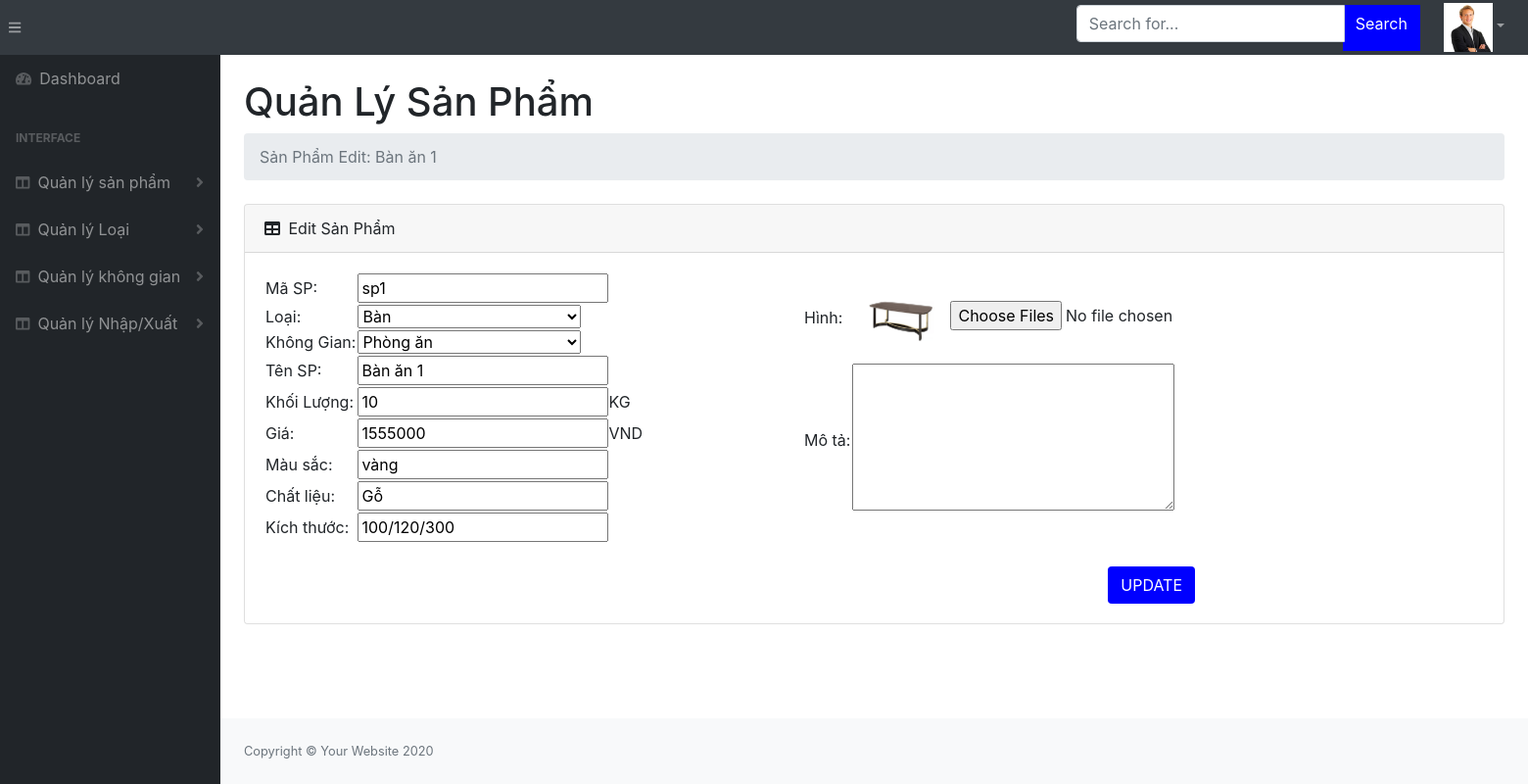
Page /admin/dist/quanlykinhdoanh/quanlykho/edit.php?masanpham=sp1 (signed in) on the committed database.
### tables this page shows
CREATE TABLE `sanpham` (
  `masanpham` varchar(10) NOT NULL,
  `maloai` varchar(10) NOT NULL,
  `tensanpham` varchar(50) NOT NULL,
  `khoiluong` int(11) NOT NULL COMMENT 'kg',
  `hinh` varchar(50) NOT NULL,
  `gia` int(11) NOT NULL COMMENT 'VND',
  `trangthai` varchar(10) NOT NULL COMMENT '1 là hoạt động. \r\n0 là đã bị xóa',
  `mausac` varchar(50) NOT NULL,
  `chatlieu` varchar(50) DEFAULT NULL,
  `kichthuoc` varchar(30) DEFAULT NULL COMMENT 'cao|dai|rong',
  `mota` text DEFAULT NULL,
  `makhonggian` varchar(10) NOT NULL
);

### admin/dist/quanlykinhdoanh/quanlykho/edit.php (the view, shortened to what this page needs)
<!DOCTYPE html>
<html lang="en">
    <head>
        <link href="../../css/styles.css" rel="stylesheet" />
        <link href="https://cdn.datatables.net/1.10.20/css/dataTables.bootstrap4.min.css" rel="stylesheet" />
    </head>
    <?php
        include '../../../../config/config.php';
        $masp=isset($_GET['masanpham'])?$_GET['masanpham']:'';
        $sql="SELECT * From sanpham  where masanpham='{$masp}'";
        $stm=$obj->query($sql);
        $data=$stm->fetchALL();
    ?>
    <body class="sb-nav-fixed">
        <nav class="sb-topnav navbar navbar-expand navbar-dark bg-dark">
            <button class="btn btn-link btn-sm order-1 order-lg-0" id="sidebarToggle" href="#"><i class="fas fa-bars"></i></button>
            <form action="quanlysanpham.php" method="post" class="d-none d-md-inline-block form-inline ml-auto mr-0 mr-md-3 my-2 my-md-0">
                <div class="input-group">
                    <input class="form-control" type="text" name="noidung" placeholder="Search for..." aria-label="Search" aria-describedby="basic-addon2" />
                    <div style="height:47px; margin-left:-2px; background-color: blue ; color:white; ">
                        <input type="submit" style="color:white;"  class="btn btn-mini" value="Search" >
                    </div>
                </div>
            </form>
            <ul class="navbar-nav ml-auto ml-md-0">
                <li class="nav-item dropdown">
                    <a class="nav-link dropdown-toggle" id="userDropdown" href="#" role="button" data-toggle="dropdown" aria-haspopup="true" aria-expanded="false">
                        <img style="width:50px; height:50px;" src="../../assets/images/<?php echo $_SESSION['quanlykinhdoanh']['hinh']; ?>" alt=""></i></a>
                </li>
            </ul>
        </nav>
        <div id="layoutSidenav">
            <div id="layoutSidenav_nav">
                <nav class="sb-sidenav accordion sb-sidenav-dark" id="sidenavAccordion">
                    <div class="sb-sidenav-menu">
                        <div class="nav">
                            <a class="nav-link" href="quanlykho.php">
                                <div class="sb-nav-link-icon"><i class="fas fa-tachometer-alt"></i></div>
                                Dashboard
                            </a>
                            <div class="sb-sidenav-menu-heading">Interface</div>
                            <a class="nav-link collapsed" href="quanlysanpham.php" >
                                <div class="sb-nav-link-icon"><i class="fas fa-columns"></i></div>
                                Quản lý sản phẩm
                                <div class="sb-sidenav-collapse-arrow"><i class="fas fa-angle-down"></i></div>
                            </a>
                            <a class="nav-link collapsed" href="quanlyloai.php" >
                                <div class="sb-nav-link-icon"><i class="fas fa-columns"></i></div>
                                Quản lý Loại
                                <div class="sb-sidenav-collapse-arrow"><i class="fas fa-angle-down"></i></div>
                            </a>
                            <a class="nav-link collapsed" href="quanlykhonggian.php"  >
                                <div class="sb-nav-link-icon"><i class="fas fa-columns"></i></div>
                                Quản lý không gian
                                <div class="sb-sidenav-collapse-arrow"><i class="fas fa-angle-down"></i></div>
                            </a>
                            <a class="nav-link collapsed" href="quanlynhapxuat.php"  >
                                <div class="sb-nav-link-icon"><i class="fas fa-columns"></i></div>
                                Quản lý Nhập/Xuất
                                <div class="sb-sidenav-collapse-arrow"><i class="fas fa-angle-down"></i></div>
                            </a>
                        </div>
                    </div>
                </nav>
            </div>
            <div id="layoutSidenav_content">
                <main>
                    <?php
                        foreach($data as $k => $v)
                        {
                    ?>
                    <div class="container-fluid">
                        <h1 class="mt-4">Quản Lý Sản Phẩm</h1>
                        <ol class="breadcrumb mb-4">
                            <li class="breadcrumb-item active">Sản Phẩm Edit: <?php echo $v['tensanpham'] ?></li>
                        </ol>
                        <div class="card mb-4">
                            <div class="card-header">
                                <i class="fas fa-table mr-1"></i>
                                Edit Sản Phẩm
                            </div>
                            <div class="card-body">
                                <form action="chucnang.php?action=sua" enctype="multipart/form-data" method="post" style="width:1300px">
                                    <div style="width:550px; float:left;height:300px">
                                        <table >
                                            <tr>
                                                <td>Mã SP:</td>
                                                <td><input type="text" name="masanpham" value="<?php echo$masp?>" placeholder="" id=""></td>
                                            </tr>
                                            <tr>
                                                <td>Loại:</td>
                                                <td >
                                                    <select style="width:228px;"name="maloai" id="">
                                                    <?php
                                                            $sqll="SELECT * from loai join sanpham on loai.maloai=sanpham.maloai where sanpham.masanpham='{$masp}'";
                                                            $stml=$obj->query($sqll);
                                                            $loai=$stml->fetchALL();
                                                            foreach($loai as $k => $l)
                                                            {
                                                                ?>
                                                        <option value="<?php echo $l['maloai']?>"><?php echo $l['tenloai']?></option>
                                                        <?php
                                                            }
                                                                ?>
                                                    </select>
                                                </td>
                                            </tr>
                                            <tr>
                                                <td>Không Gian:</td>
                                                <td >
                                                    <select style="width:228px;"name="makhonggian" id="">
                                                        <?php
                                                            $sqlk="SELECT * from khonggian join sanpham on khonggian.makhonggian=sanpham.makhonggian where sanpham.masanpham='{$masp}'";
                                                            $stmk=$obj->query($sqlk);
                                                            $kg=$stmk->fetchALL();
                                                            foreach($kg as $k => $kg)
                                                            {
                                                                ?>
                                                        <option value="<?php echo $kg['makhonggian']?>"><?php echo $kg['tenkhonggian']?></option>
                                                        <?php
                                                            }
                                                                ?>
                                                    </select>
                                                </td>
                                            </tr>
                                            <tr>
                                                <td>Tên SP:</td>
                                                <td><input type="text" name="tensanpham" value="<?php echo $v['tensanpham']?>" id=""></td>
                                            </tr>
                                            <tr>
                                                <td>Khối Lượng:</td>
                                                <td><input type="text" name="khoiluong" value="<?php echo $v['khoiluong']?>" id="">KG</td>
                                            </tr>
                                            <tr>
                                                <td>Giá:</td>
                                                <td><input type="text" value="<?php echo $v['gia']?>" name="gia" id="">VND</td>
                                            </tr>
                                            <tr>
                                                <td>Màu sắc:</td>
                                                <td><input type="text" value="<?php echo $v['mausac']?>" name="mausac" id=""></td>
                                            </tr>
                                            <tr>
                                                <td>Chất liệu:</td>
                                                <td><input type="text" value="<?php echo $v['chatlieu']?>" name="chatlieu" id=""></td>
                                            </tr>
                                            <tr>
                                                <td>Kích thước:</td>
                                                <td><input type="text" value="<?php echo $v['kichthuoc']?>" name="kichthuoc" id=""></td>
                                            </tr>
                                        </table>
                                    </div>
                                    <div style="float:right; width:550px; height:300px; margin-right:200px; ">
                                        <table>
                                            <tr>
                                                <td>Hình:</td>
                                                <td><img style="width:100px; height:90px;"src="../../assets/images/<?php echo $v['hinh']?>" alt=""><input multiple="multiple"  type="file"  name="hinh" id=""></td>
                                            </tr>
                                            <tr>
                                                <td>Mô tả:</td>
                                                <td><textarea name="mota" value="<?php echo $v['mota']?>" id="" cols="30" rows="6"></textarea></td>
                                            </tr>
                                        </table>
                                    </div>
                                    <div >
                                        <input type="submit"class="btn btn-mini" style="background-color:blue; color:white; float:right; margin-right:350px; " value="UPDATE">
                                    </div>
                                </form>
                            </div>
                        </div>
                    </div>
                    <?php
                        }
                    ?>
                </main>
                <footer class="py-4 bg-light mt-auto">
                    <div class="container-fluid">
                        <div class="d-flex align-items-center justify-content-between small">
                            <div class="text-muted">Copyright &copy; Your Website 2020</div>
                        </div>
                    </div>
                </footer>
            </div>
        </div>
    </body>
</html>

### rows in the picture
sanpham: tensanpham "Bàn ăn 1", khoiluong "10", gia "1555000", mausac "vàng", chatlieu "Gỗ", kichthuoc "100/120/300", hinh (picture)

### other values in the picture
form field maloai "Bàn"
form field makhonggian "Phòng ăn"
